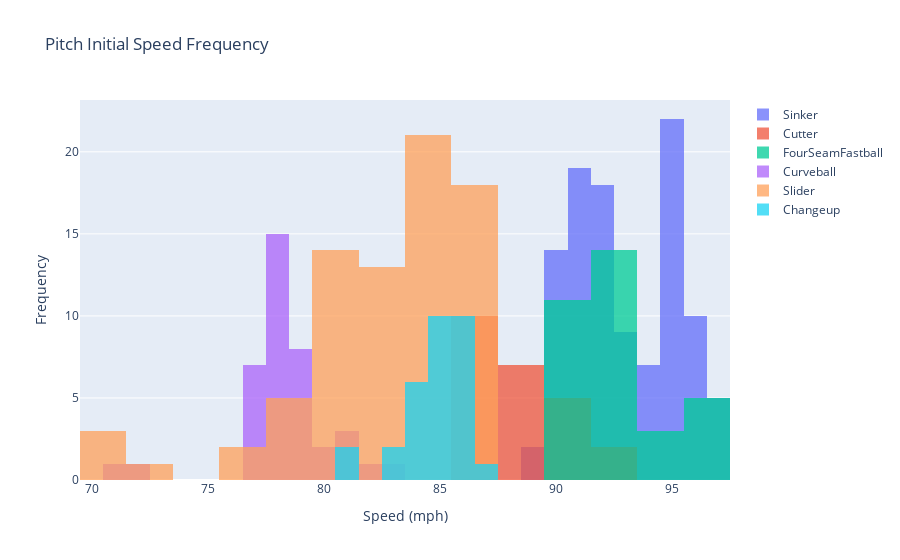

This figure's notebook cell:
### Code cell
# Overlay
fig = go.Figure()
for i in range(len(pitch_type_types)):
    fig.add_trace(go.Histogram(x=pitch_speed[i], name=pitch_type_types[i]))

# Overlay both histograms
fig.update_layout(barmode='overlay', title_text='Pitch Initial Speed Frequency')
fig.update_xaxes(title_text="Speed (mph)")
fig.update_yaxes(title_text="Frequency")

# Reduce opacity to see both histograms
fig.update_traces(opacity=0.75)
fig.show()

# fig.write_image("Pitch Initial Speed Frequency Histogram.png", engine='kaleido')

### Figure 1 — Plotly figure (JSON) as saved in the notebook; plotly's stock layout.template omitted (floating-point values rounded to 4 significant figures)
{"data": [{"name": "Sinker", "opacity": 0.75, "type": "histogram", "x": [94, 93, 95, 90, 93, 93, 92, 97, 90, 97, 90, 96, 95, 93, 95, 95, 91, 90, 94, 96, 91, 94, 96, 92, 95, 95, 92, 89, 95, 91, 91, 95, 95, 91, 91, 90, 96, 94, 97, 91, 92, 96, 95, 91, 90, 96, 89, 93, 91, 95, 95, 94, 90, 91, 92, 90, 93, 95, 93, 93, 91, 95, 95, 97, 96, 93, 95, 95, 96, 91, 92, 92, 95, 92, 96, 90, 92, 92, 92, 94, 95, 92, 95, 90, 94, 92, 92, 95, 91, 91, 91, 92, 96, 91, 91, 92, 92, 90, 91, 97, 95, 90, 90, 90, 91, 92]}, {"name": "Cutter", "opacity": 0.75, "type": "histogram", "x": [88, 92, 87, 90, 88, 87, 87, 90, 87, 90, 90, 86, 87, 87, 90, 87, 93, 88, 89, 86, 89, 86, 88, 88]}, {"name": "FourSeamFastball", "opacity": 0.75, "type": "histogram", "x": [93, 93, 92, 90, 93, 95, 90, 96, 93, 93, 93, 91, 93, 97, 92, 90, 97, 92, 92, 96, 91, 93, 91, 90, 91, 93, 94, 92, 96, 91, 90, 94, 91]}, {"name": "Curveball", "opacity": 0.75, "type": "histogram", "x": [79, 78, 79, 79, 79, 77, 79, 78, 78, 78, 77, 78, 77, 71, 78, 79, 78, 78, 79, 79, 77, 77, 82, 78, 78, 77, 81, 78, 80, 81, 78, 83, 80, 78, 78, 78, 72, 77, 81]}, {"name": "Slider", "opacity": 0.75, "type": "histogram", "x": [84, 80, 80, 81, 83, 85, 80, 81, 86, 79, 78, 83, 83, 71, 85, 82, 83, 86, 86, 82, 83, 85, 80, 85, 86, 71, 80, 86, 87, 79, 84, 86, 80, 84, 84, 85, 83, 86, 85, 84, 76, 80, 80, 84, 85, 73, 87, 85, 70, 83, 87, 86, 79, 84, 86, 83, 84, 82, 86, 81, 80, 84, 84, 86, 81, 79, 84, 76, 86, 82, 84, 86, 86, 86, 83, 85, 81]}, {"name": "Changeup", "opacity": 0.75, "type": "histogram", "x": [86, 86, 84, 84, 86, 83, 83, 85, 84, 85, 86, 85, 86, 81, 85, 85, 84, 86, 85, 85, 87, 86, 85, 85, 85, 86, 84, 86, 81, 86, 84]}], "layout": {"barmode": "overlay", "title": {"text": "Pitch Initial Speed Frequency"}, "xaxis": {"title": {"text": "Speed (mph)"}}, "yaxis": {"title": {"text": "Frequency"}}}}
